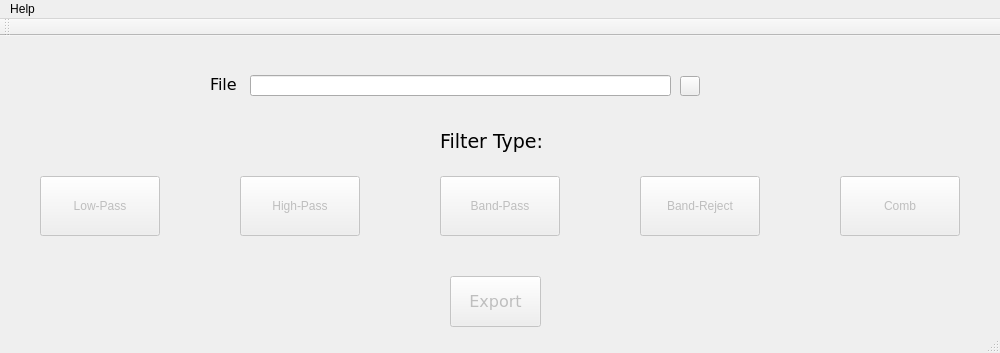
<?xml version="1.0" encoding="UTF-8"?>
<ui version="4.0">
 <class>MainWindow</class>
 <widget class="QMainWindow" name="MainWindow">
  <property name="geometry">
   <rect>
    <x>0</x>
    <y>0</y>
    <width>1000</width>
    <height>353</height>
   </rect>
  </property>
  <property name="windowTitle">
   <string>MainWindow</string>
  </property>
  <widget class="QWidget" name="centralWidget">
   <widget class="QPushButton" name="pushButton">
    <property name="enabled">
     <bool>false</bool>
    </property>
    <property name="geometry">
     <rect>
      <x>40</x>
      <y>140</y>
      <width>120</width>
      <height>60</height>
     </rect>
    </property>
    <property name="text">
     <string>Low-Pass</string>
    </property>
   </widget>
   <widget class="QPushButton" name="pushButton_2">
    <property name="enabled">
     <bool>false</bool>
    </property>
    <property name="geometry">
     <rect>
      <x>240</x>
      <y>140</y>
      <width>120</width>
      <height>60</height>
     </rect>
    </property>
    <property name="text">
     <string>High-Pass</string>
    </property>
   </widget>
   <widget class="QPushButton" name="pushButton_3">
    <property name="enabled">
     <bool>false</bool>
    </property>
    <property name="geometry">
     <rect>
      <x>440</x>
      <y>140</y>
      <width>120</width>
      <height>60</height>
     </rect>
    </property>
    <property name="text">
     <string>Band-Pass</string>
    </property>
   </widget>
   <widget class="QPushButton" name="pushButton_4">
    <property name="enabled">
     <bool>false</bool>
    </property>
    <property name="geometry">
     <rect>
      <x>640</x>
      <y>140</y>
      <width>120</width>
      <height>60</height>
     </rect>
    </property>
    <property name="text">
     <string>Band-Reject</string>
    </property>
   </widget>
   <widget class="QPushButton" name="pushButton_5">
    <property name="enabled">
     <bool>false</bool>
    </property>
    <property name="geometry">
     <rect>
      <x>840</x>
      <y>140</y>
      <width>120</width>
      <height>60</height>
     </rect>
    </property>
    <property name="text">
     <string>Comb</string>
    </property>
   </widget>
   <widget class="QLineEdit" name="lineEdit">
    <property name="geometry">
     <rect>
      <x>250</x>
      <y>39</y>
      <width>421</width>
      <height>21</height>
     </rect>
    </property>
   </widget>
   <widget class="QToolButton" name="toolButton">
    <property name="geometry">
     <rect>
      <x>680</x>
      <y>40</y>
      <width>20</width>
      <height>20</height>
     </rect>
    </property>
    <property name="text">
     <string/>
    </property>
    <property name="icon">
     <iconset>
      <normaloff>../CPP/Audio Signal Processing/VS2017 Image Library/VS2017/Folder/Folder_16xSM.png</normaloff>../CPP/Audio Signal Processing/VS2017 Image Library/VS2017/Folder/Folder_16xSM.png</iconset>
    </property>
   </widget>
   <widget class="QLabel" name="label">
    <property name="geometry">
     <rect>
      <x>440</x>
      <y>90</y>
      <width>111</width>
      <height>31</height>
     </rect>
    </property>
    <property name="font">
     <font>
      <family>Verdana</family>
      <pointsize>14</pointsize>
     </font>
    </property>
    <property name="text">
     <string>Filter Type:</string>
    </property>
   </widget>
   <widget class="QLabel" name="label_2">
    <property name="geometry">
     <rect>
      <x>210</x>
      <y>40</y>
      <width>31</width>
      <height>16</height>
     </rect>
    </property>
    <property name="font">
     <font>
      <family>Verdana</family>
      <pointsize>12</pointsize>
     </font>
    </property>
    <property name="text">
     <string>File</string>
    </property>
   </widget>
   <widget class="QPushButton" name="pushButton_6">
    <property name="enabled">
     <bool>false</bool>
    </property>
    <property name="geometry">
     <rect>
      <x>450</x>
      <y>240</y>
      <width>91</width>
      <height>51</height>
     </rect>
    </property>
    <property name="font">
     <font>
      <family>Verdana</family>
      <pointsize>12</pointsize>
     </font>
    </property>
    <property name="text">
     <string>Export</string>
    </property>
   </widget>
  </widget>
  <widget class="QMenuBar" name="menuBar">
   <property name="geometry">
    <rect>
     <x>0</x>
     <y>0</y>
     <width>1000</width>
     <height>21</height>
    </rect>
   </property>
   <widget class="QMenu" name="menuHelp">
    <property name="title">
     <string>Help</string>
    </property>
   </widget>
   <addaction name="menuHelp"/>
  </widget>
  <widget class="QToolBar" name="mainToolBar">
   <attribute name="toolBarArea">
    <enum>TopToolBarArea</enum>
   </attribute>
   <attribute name="toolBarBreak">
    <bool>false</bool>
   </attribute>
  </widget>
  <widget class="QStatusBar" name="statusBar"/>
  <action name="actionOpen">
   <property name="text">
    <string>Open...</string>
   </property>
  </action>
  <action name="actionaddFilter">
   <property name="text">
    <string>addFilter</string>
   </property>
  </action>
 </widget>
 <layoutdefault spacing="6" margin="11"/>
 <resources/>
 <connections/>
</ui>
